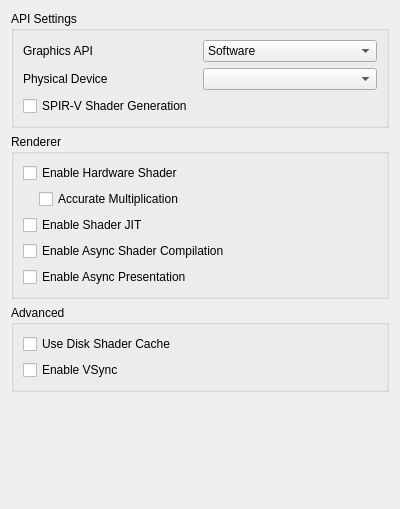
<?xml version="1.0" encoding="UTF-8"?>
<ui version="4.0">
 <class>ConfigureGraphics</class>
 <widget class="QWidget" name="ConfigureGraphics">
  <property name="geometry">
   <rect>
    <x>0</x>
    <y>0</y>
    <width>400</width>
    <height>509</height>
   </rect>
  </property>
  <property name="minimumSize">
   <size>
    <width>0</width>
    <height>0</height>
   </size>
  </property>
  <property name="windowTitle">
   <string>Form</string>
  </property>
  <layout class="QVBoxLayout" name="verticalLayout">
   <item>
    <widget class="QGroupBox" name="apiBox">
     <property name="title">
      <string>API Settings</string>
     </property>
     <layout class="QVBoxLayout" name="verticalLayout_3">
      <item>
       <widget class="QWidget" name="graphics_api_group" native="true">
        <layout class="QHBoxLayout" name="graphics_api_group_2">
         <property name="leftMargin">
          <number>0</number>
         </property>
         <property name="topMargin">
          <number>0</number>
         </property>
         <property name="rightMargin">
          <number>0</number>
         </property>
         <property name="bottomMargin">
          <number>0</number>
         </property>
         <item>
          <widget class="QLabel" name="graphics_api_label">
           <property name="text">
            <string>Graphics API</string>
           </property>
          </widget>
         </item>
         <item>
          <widget class="QComboBox" name="graphics_api_combo">
           <item>
            <property name="text">
             <string>Software</string>
            </property>
           </item>
           <item>
            <property name="text">
             <string>OpenGL</string>
            </property>
           </item>
          </widget>
         </item>
        </layout>
       </widget>
      </item>
      <item>
       <widget class="QWidget" name="physical_device_group" native="true">
        <layout class="QHBoxLayout" name="physical_device_group_2">
         <property name="leftMargin">
          <number>0</number>
         </property>
         <property name="topMargin">
          <number>0</number>
         </property>
         <property name="rightMargin">
          <number>0</number>
         </property>
         <property name="bottomMargin">
          <number>0</number>
         </property>
         <item>
          <widget class="QLabel" name="physical_device_label">
           <property name="text">
            <string>Physical Device</string>
           </property>
          </widget>
         </item>
         <item>
          <widget class="QComboBox" name="physical_device_combo"/>
         </item>
        </layout>
       </widget>
      </item>
      <item>
       <widget class="QCheckBox" name="spirv_shader_gen">
        <property name="text">
         <string>SPIR-V Shader Generation</string>
        </property>
       </widget>
      </item>
     </layout>
    </widget>
   </item>
   <item>
    <widget class="QGroupBox" name="rendererBox">
     <property name="title">
      <string>Renderer</string>
     </property>
     <layout class="QVBoxLayout" name="verticalLayout_6">
      <item>
       <widget class="QWidget" name="hw_renderer_group" native="true">
        <layout class="QVBoxLayout" name="verticalLayout_5">
         <property name="leftMargin">
          <number>0</number>
         </property>
         <property name="topMargin">
          <number>0</number>
         </property>
         <property name="rightMargin">
          <number>0</number>
         </property>
         <property name="bottomMargin">
          <number>0</number>
         </property>
         <item>
          <widget class="QCheckBox" name="toggle_hw_shader">
           <property name="toolTip">
            <string>&lt;html&gt;&lt;head/&gt;&lt;body&gt;&lt;p&gt;Use the selected graphics API to accelerate shader emulation.&lt;/p&gt;&lt;p&gt;Requires a relatively powerful GPU for better performance.&lt;/p&gt;&lt;/body&gt;&lt;/html&gt;</string>
           </property>
           <property name="text">
            <string>Enable Hardware Shader</string>
           </property>
          </widget>
         </item>
         <item>
          <widget class="QWidget" name="hw_shader_group" native="true">
           <layout class="QVBoxLayout" name="verticalLayout_7">
            <property name="leftMargin">
             <number>16</number>
            </property>
            <property name="topMargin">
             <number>0</number>
            </property>
            <property name="rightMargin">
             <number>0</number>
            </property>
            <property name="bottomMargin">
             <number>0</number>
            </property>
            <item>
             <widget class="QCheckBox" name="toggle_accurate_mul">
              <property name="toolTip">
               <string>&lt;html&gt;&lt;head/&gt;&lt;body&gt;&lt;p&gt;Correctly handle all edge cases in multiplication operation in shaders. &lt;/p&gt;&lt;p&gt;Some games requires this to be enabled for the hardware shader to render properly.&lt;/p&gt;&lt;p&gt;However this would reduce performance in most games.&lt;/p&gt;&lt;/body&gt;&lt;/html&gt;</string>
              </property>
              <property name="text">
               <string>Accurate Multiplication</string>
              </property>
             </widget>
            </item>
           </layout>
          </widget>
         </item>
        </layout>
       </widget>
      </item>
      <item>
       <widget class="QCheckBox" name="toggle_shader_jit">
        <property name="toolTip">
         <string>&lt;html&gt;&lt;head/&gt;&lt;body&gt;&lt;p&gt;Use the JIT engine instead of the interpreter for software shader emulation. &lt;/p&gt;&lt;p&gt;Enable this for better performance.&lt;/p&gt;&lt;/body&gt;&lt;/html&gt;</string>
        </property>
        <property name="text">
         <string>Enable Shader JIT</string>
        </property>
       </widget>
      </item>
      <item>
       <widget class="QCheckBox" name="toggle_async_shaders">
        <property name="toolTip">
         <string>&lt;html&gt;&lt;head/&gt;&lt;body&gt;&lt;p&gt;Compile shaders using background threads to avoid shader compilation stutter. Expect temporary graphical glitches&lt;/p&gt;&lt;/body&gt;&lt;/html&gt;</string>
        </property>
        <property name="text">
         <string>Enable Async Shader Compilation</string>
        </property>
       </widget>
      </item>
      <item>
       <widget class="QCheckBox" name="toggle_async_present">
        <property name="toolTip">
         <string>&lt;html&gt;&lt;head/&gt;&lt;body&gt;&lt;p&gt;Perform presentation on separate threads. Improves performance when using Vulkan in most games.&lt;/p&gt;&lt;/body&gt;&lt;/html&gt;</string>
        </property>
        <property name="text">
         <string>Enable Async Presentation</string>
        </property>
       </widget>
      </item>
     </layout>
    </widget>
   </item>
   <item>
    <widget class="QGroupBox" name="groupBox">
     <property name="title">
      <string>Advanced</string>
     </property>
     <layout class="QVBoxLayout" name="verticalLayout_2">
      <item>
       <widget class="QCheckBox" name="toggle_disk_shader_cache">
        <property name="toolTip">
         <string>&lt;html&gt;&lt;head/&gt;&lt;body&gt;&lt;p&gt;Reduce stuttering by storing and loading generated shaders to disk.&lt;/p&gt;&lt;/body&gt;&lt;/html&gt;</string>
        </property>
        <property name="text">
         <string>Use Disk Shader Cache</string>
        </property>
       </widget>
      </item>
      <item>
       <widget class="QCheckBox" name="toggle_vsync_new">
        <property name="toolTip">
         <string>VSync prevents the screen from tearing, but some graphics cards have lower performance with VSync enabled. Keep it enabled if you don't notice a performance difference.</string>
        </property>
        <property name="text">
         <string>Enable VSync</string>
        </property>
       </widget>
      </item>
     </layout>
    </widget>
   </item>
   <item>
    <spacer name="verticalSpacer">
     <property name="orientation">
      <enum>Qt::Vertical</enum>
     </property>
     <property name="sizeHint" stdset="0">
      <size>
       <width>20</width>
       <height>270</height>
      </size>
     </property>
    </spacer>
   </item>
  </layout>
 </widget>
 <tabstops>
  <tabstop>toggle_accurate_mul</tabstop>
  <tabstop>toggle_shader_jit</tabstop>
  <tabstop>toggle_disk_shader_cache</tabstop>
  <tabstop>toggle_vsync_new</tabstop>
 </tabstops>
 <resources/>
 <connections/>
</ui>
